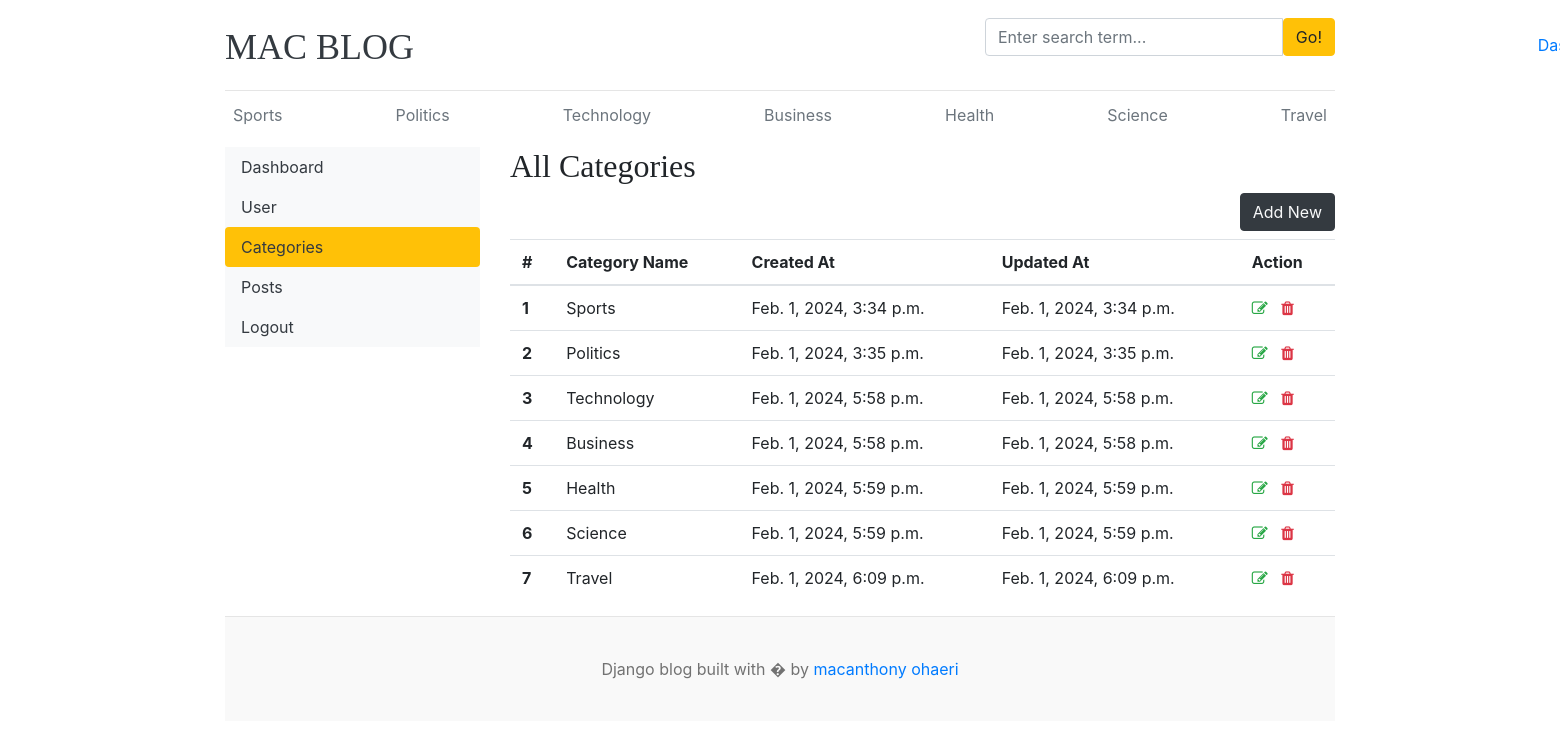
The app's page /dashboard/categories/ (signed in), older data.
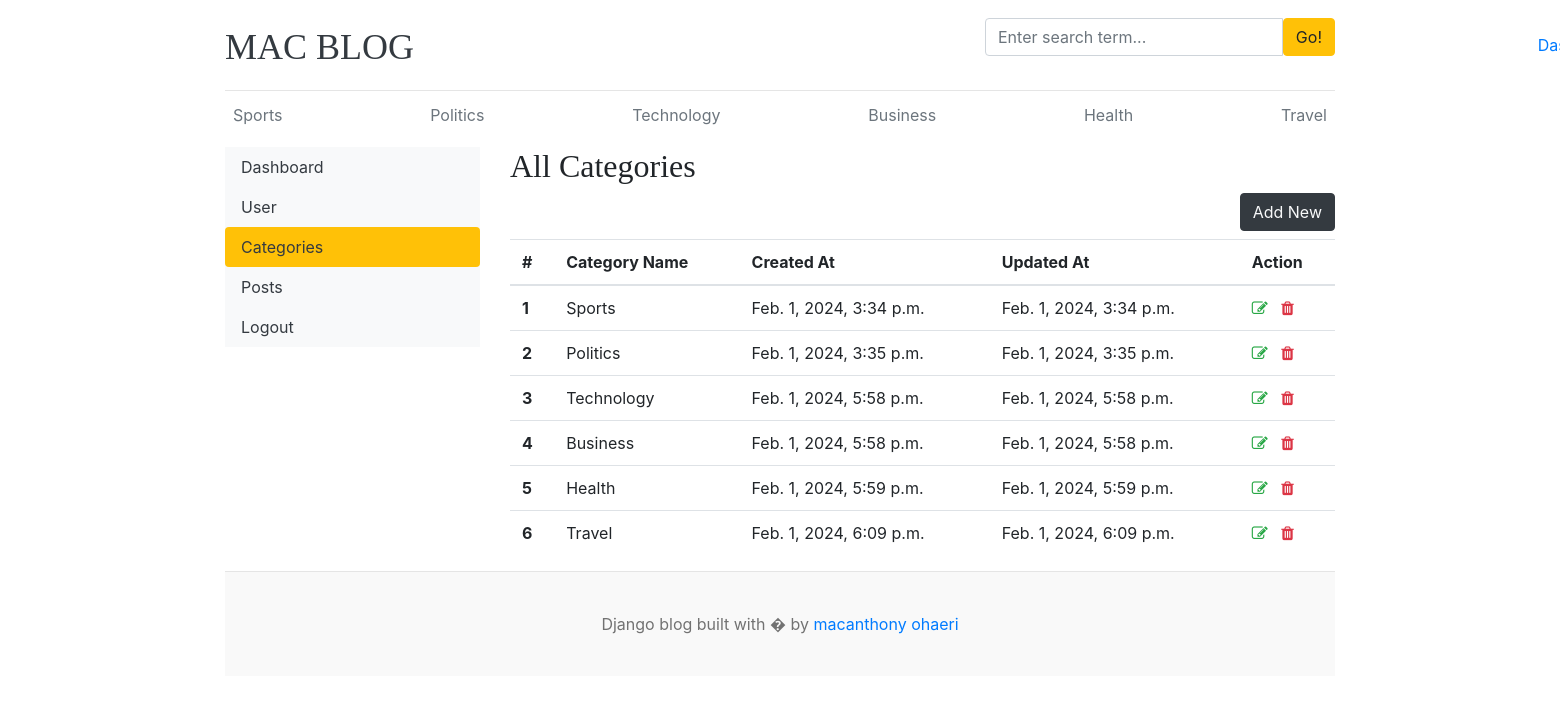
The same page, newer data.
### blog_app/models.py (models this page shows)
class Category(models.Model):
    category_name = models.CharField(max_length=250)
    created_at = models.DateTimeField(auto_now_add=True)
    updated = models.DateTimeField(auto_now=True)
    def __str__(self):
        return self.category_name
    class Meta:
        verbose_name_plural = "categories"

### dashboards/views.py (the view)
# urls.py: path('categories/', views.categories, name='categories'),
@login_required(login_url='login')
def categories(request):
    return render(request, 'dashboard/categories.html')

### blog_app/context_processors.py (called while the page is built)
def get_categories(request):
    categories = Category.objects.all()
    return dict(categories=categories)

def get_social_links(request):
    social_links = SocialLink.objects.all()
    return dict(social_links=social_links)

### templates/dashboard/categories.html (shortened to what this page needs)
{% extends 'base.html' %}
{% block content %}
    <div class="row">
            {% include 'dashboard/sidebar.html' %}
        <div class="col-md-9">
            <h2>All Categories</h2>
            <a href="{% url 'add_category' %}" class="btn btn-dark text-light float-right mb-2">Add New</a>
            <table class="table table-hover">
              <thead>
                <tr>
                  <th>#</th>
                  <th>Category Name</th>
                  <th>Created At</th>
                  <th>Updated At</th>
                  <th>Action</th>
                </tr>
              </thead>
              <tbody>
              {% for cat in categories %}
                <tr>
                  <th scope="row">{{forloop.counter}}</th>
                  <td>{{cat}}</td>
                  <td>{{cat.created_at}}</td>
                  <td>{{cat.updated}}</td>
                  <td>
                      <a href="{% url 'edit_category' cat.pk %}"><i class="fa fa-edit text-success"></i></a>
                      <a href="{% url 'delete_category' cat.pk %}"><i class="fa fa-trash text-danger"></i></a>
                  </td>
                </tr>
                {% endfor %}
              </tbody>
            </table>
        </div>
    </div>
{% endblock %}

### templates/base.html (shortened to what this page needs)
{% load static %}
<html lang="en">
<head>
    <link href="https://getbootstrap.com/docs/4.0/dist/css/bootstrap.min.css" rel="stylesheet">
    <link href="{% static 'css/blog.css' %}" rel="stylesheet">
    <link rel="stylesheet" href="https://cdnjs.cloudflare.com/ajax/libs/font-awesome/4.7.0/css/font-awesome.min.css"
  </head>
<body>
    <div class="container">
      <header class="blog-header py-3">
        <div class="row flex-nowrap justify-content-between align-items-center">
          <div class="col-8 pt-1">
            <a class="blog-header-logo text-dark" href="{% url 'home' %}">MAC BLOG</a>
          </div>
            <div class="col-4">
                <form action="{% url 'search' %}" method="GET">
                      <div class="input-group">
                        <input class="form-control" type="text" name="keyword" value="{{keyword}}" placeholder="Enter search term..." aria-label="Enter search term..." aria-describedby="button-search" />
                        <button type="submit" class="btn btn-warning" id="button-search" type="button">Go!</button>
                    </div>
                </form>
            </div>
          <div class="col-4 d-flex justify-content-end align-items-center">
              {% if not user.is_authenticated %}
            <a class="btn btn-sm btn-warning" href="{% url 'login' %}">Login</a> &nbsp;
            <a class="btn btn-sm btn-outline-secondary" href="{% url 'register' %}">Register</a>
              {% else %}
              <span><a href="{% url 'dashboard' %}">Dashboard</a></span>
              {% endif %}
          </div>
        </div>
      </header>
      <div class="nav-scroller py-1 mb-2">
        <nav class="nav d-flex justify-content-between">
          {% for cat in categories %}
          <a class="p-2 text-muted" href="{% url 'post_by_category' cat.pk %}">{{cat}}</a>
          {% endfor %}
        </nav>
      </div>
{% block content %}
{% endblock %}
    <footer class="blog-footer">
      <p>Django blog built with � by <a href="#">macanthony ohaeri</a></p>
    </footer>
</body>
</html>

Row changes from the older to the newer data that the page shows:
removed Category: category_name "Science", created_at "Feb. 1, 2024, 5:59 p.m.", updated "Feb. 1, 2024, 5:59 p.m."
